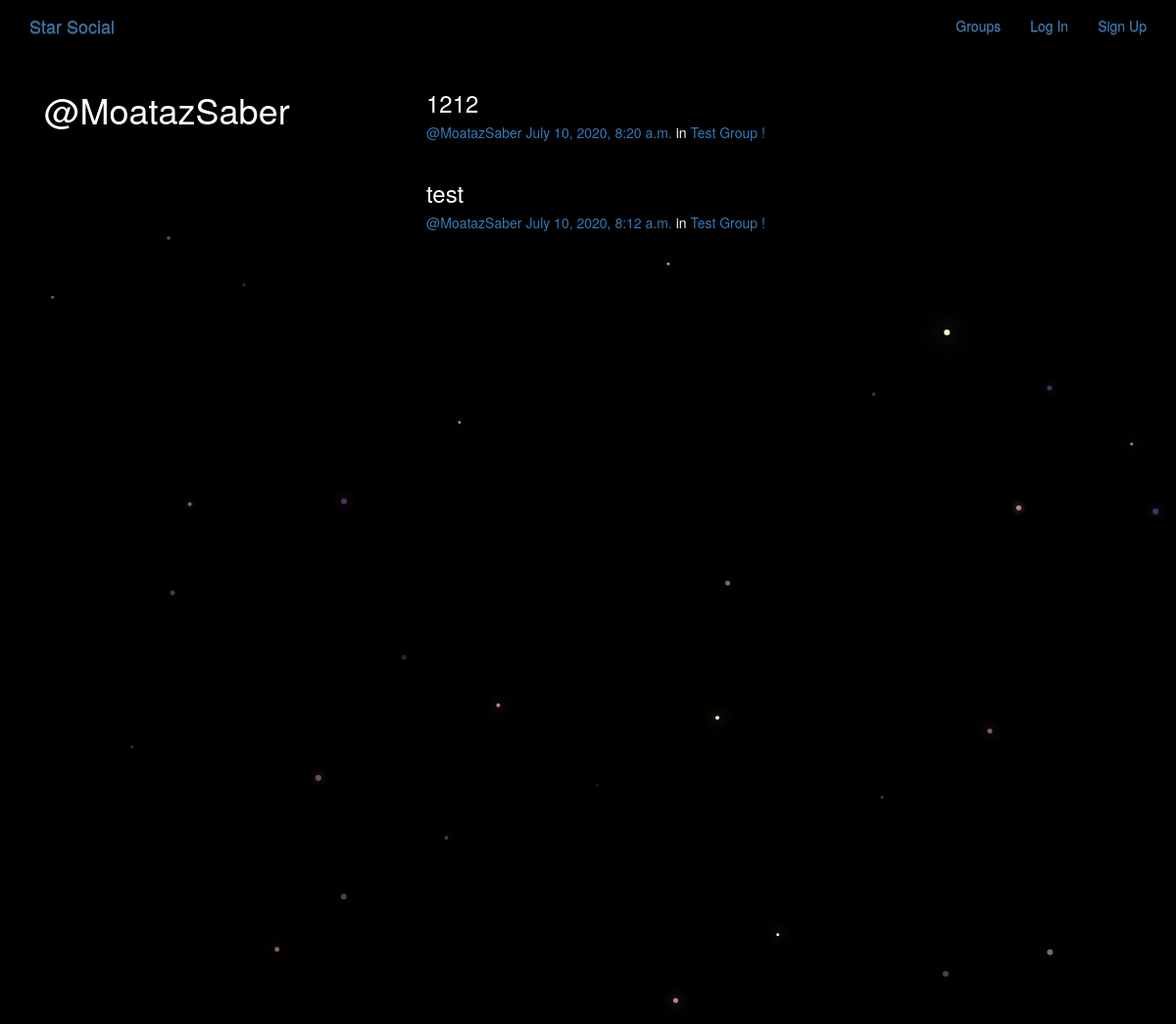
The app's page /posts/by/MoatazSaber with its own data.
### posts/models.py (models this page shows, shortened)
class Post(models.Model):
    user = models.ForeignKey(User,related_name= 'posts',on_delete=models.CASCADE)
    created_at = models.DateTimeField(auto_now=True)
    message = models.TextField()
    message_html = models.TextField(editable=False)
    group = models.ForeignKey(Group,related_name = 'posts', null = True , blank = True, on_delete=models.CASCADE)
    class Meta:
        ordering = ['-created_at']
        unique_together = ['user','message']

### groups/models.py (models this page shows, shortened)
class Group(models.Model):
    name = models.CharField(max_length = 255 , unique = True)
    slug = models.SlugField(allow_unicode=True,unique= True)
    description = models.TextField(blank=True,default='')
    description_html = models.TextField(editable=False,default='', blank=True)
    members = models.ManyToManyField(User,through='GroupMember')
    class Meta:
        ordering = ['name']

### posts/views.py (the view)
# urls.py: re_path(r'by/(?P<username>[-\w]+)',views.UserPosts.as_view() , name = 'for_user'),
class UserPosts(generic.ListView):
    model = models.Post
    template_name = 'posts/user_post_list.html'
    def get_queryset(self):
        try:
            self.post_user = User.objects.prefetch_related('posts').get(username__iexact = self.kwargs.get('username'))
        except User.DoesNotExist:
            raise Http404
        else:
            return self.post_user.posts.all()
    def get_context_data(self,**kwargs):
        context = super().get_context_data(**kwargs)
        context['post_user'] = self.post_user
        return context

### posts/templates/posts/user_post_list.html
{% extends "posts/post_base.html" %}
{% block prepost %}
<div class="col-md-4">
    <h1>@{{post_user.username}}</h1>
</div>
{% endblock  %}
{% block postcontent %}
<div class="col-md-8">
    {% for post in post_list %}
        {% include "posts/__post.html" %}
    {% endfor %}
</div>
{% endblock  %}

### posts/templates/posts/__post.html (shortened to what this page needs)
<div class="post media">
	<h3>{{ post.message_html|safe }}</h3>
	<div class="media-body">
		<h5 class="media-heading">
			<span class="username"><a href="{% url 'posts:for_user' username=post.user.username %}">@{{ post.user.username }}</a></span>
			<time class="time"><a href="{% url 'posts:single' username=post.user.username pk=post.pk %}">{{ post.created_at }}</a></time>
			{% if post.group %}
			<span class="group-name">in <a href="#">{{ post.group.name }}</a></span>
			{% endif %}
		</h5>
	</div>
</div>

### static/socialclonesite/css/master.css (style rules this page uses)
body { margin: 0; overflow: hidden; background-color: black; color: white; }

### records on screen
Post: message_html "1212", user.username "MoatazSaber", created_at "July 10, 2020, 8:20 a.m.", group.name "Test Group !"
Post: message_html "test", user.username "MoatazSaber", created_at "July 10, 2020, 8:12 a.m.", group.name "Test Group !"

### other values on screen
{{ post_user.username }} "MoatazSaber"
